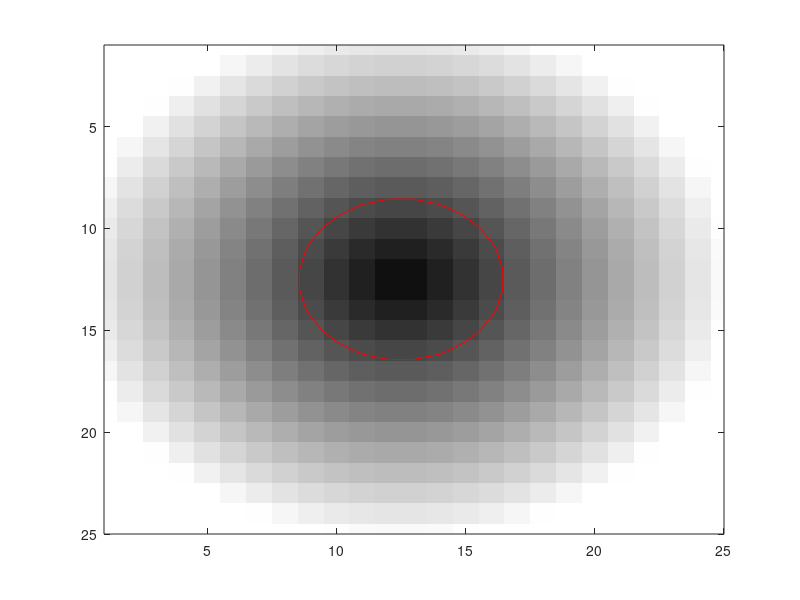

Here is the MATLAB script that generated this plot: (Note: this script raises an error after producing the figure.)
clear all
close all
clc
global Edges
r=25;
c=25;
d=1;
[Y,X]  = meshgrid(1:c,1:r);
Y = Y(:);
X = X(:);
Edges =[Y<c,Y>1,X<r,X>1].*(repmat([1:r*c]',[1,4]) +repmat([r,-r,1,-1],[r*c,1]));

img = zeros(r,c,d);
rad = 4;
for i=1:r
    for j=1:c
        for k=1:d
            img(i,j,k) = sqrt((i-r/2)*(i-r/2) +(j-c/2)*(j-c/2) +(k-d/2)*(k-d/2))- rad;
        end
    end
end
figure(1);clf; colormap(gray(256));
image(20*(img(:,:,ceil(d/2))+rad));
hold on;
contour(img(:,:,ceil(d/2)),[0,0],'r'); 
tic
[dmap,nbin,nbout]=FastMarch(img,3e8,1,[]);
toc
figure(5); clf;
colormap(gray(256));
image(abs(dmap(:,:,ceil(d/2))-img(:,:,ceil(d/2)))*500)
hold on;
mean(abs(dmap(:)-img(:)))
max(abs(dmap(:)-img(:)))
% nbn = nbin;
% nbn.q(:,nbn.len+1:nbout.len+nbn.len) = nbout.q(:,1:nbout.len);
% nbn.len = nbn.len+nbout.len;
% tic
% [dmap,nbin,nbout]=FastMarch(img,2.1,1,nbn);
% toc
% figure(3); clf;
% colormap(gray(256));
% image((dmap(:,:,ceil(d/2))+rad)*20)
% hold on;
% contour(dmap(:,:,ceil(d/2)),[0,0],'r');

% figure(4); clf;
% colormap(gray(256));
% image(abs(dmap-img)*500)
